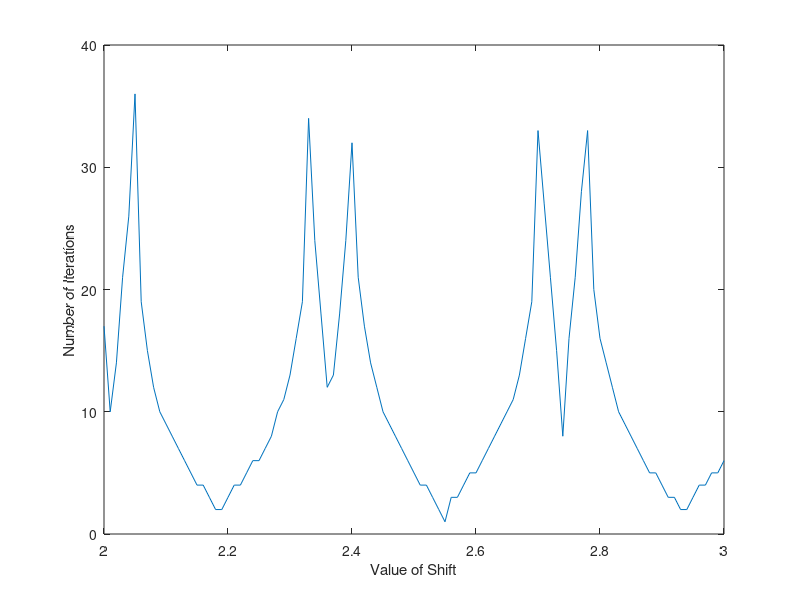

The MATLAB script that drew this image:
n = 100;
x3 = 3 * ones(n, 1);
x2 = 2 * ones(n-1, 1);
x1 = ones(n-2,1);
A3 = diag(x3);
A2_1 = diag(x2, -1);
A2_2 = diag(x2, 1);
A1_1 = diag(x1, -2);
A1_2 = diag(x1, 2);

A = A3+A2_1+A2_2+A1_1+A1_2;


x = ones(n, 1);

interval = 0.01;
x2 = 3;
x1 = 2;

q = (x2-x1)/ interval +1;

sigma = linspace(2, 3, q);

I_ = ones(1, n);
I = diag(I_);

maxit = 2000;
tol = 1e-05;

for i = 1:numel(sigma)
    shift = sigma(i);
    x = ones(100, 1);
    for it = 1:maxit
        r = 0;
        w = (shift*I-A)\x;
        x = w / norm(w);
        l1 = dot(x, x);
        l2 = dot(x,(shift*I-A)\x);
        lambda = shift -l1/l2;
        r = norm(A*x - lambda*x);
        if r < tol
            break;
        end    
        t = it;
    end
    s(i) = shift;
    c(i) = t;
end

plot(s,c)
xlabel('Value of Shift')
ylabel('Number of Iterations')

